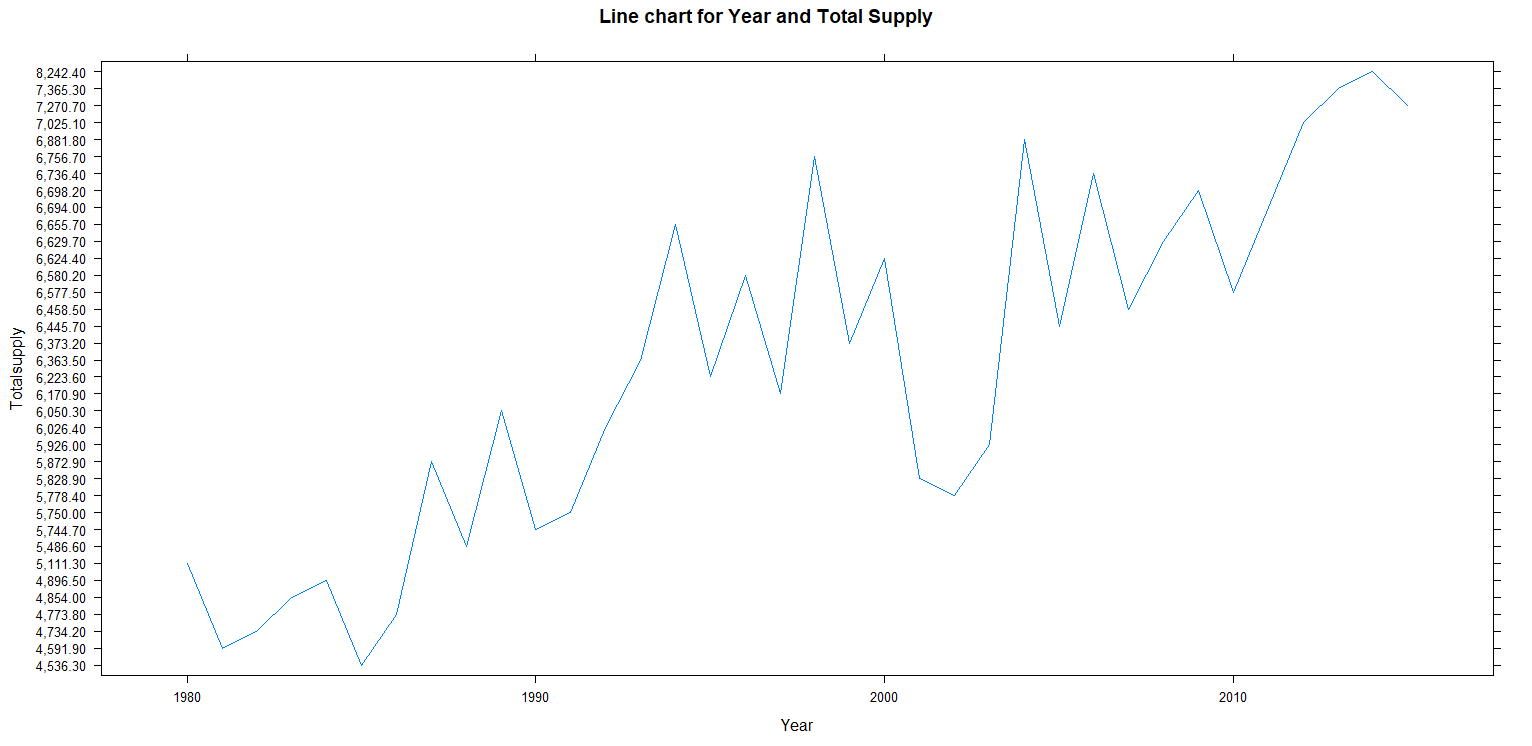

Write R code to recreate this figure.
install.packages("lattice")
library(lattice)
MyData <- read.csv(file="L:/visualization/HW6/Linechart.csv", header=TRUE, sep=",")
xyplot(Totalsupply~Year, data=MyData, type='l', auto.key=list(space='right'), main="Line chart for Year and Total Supply")
